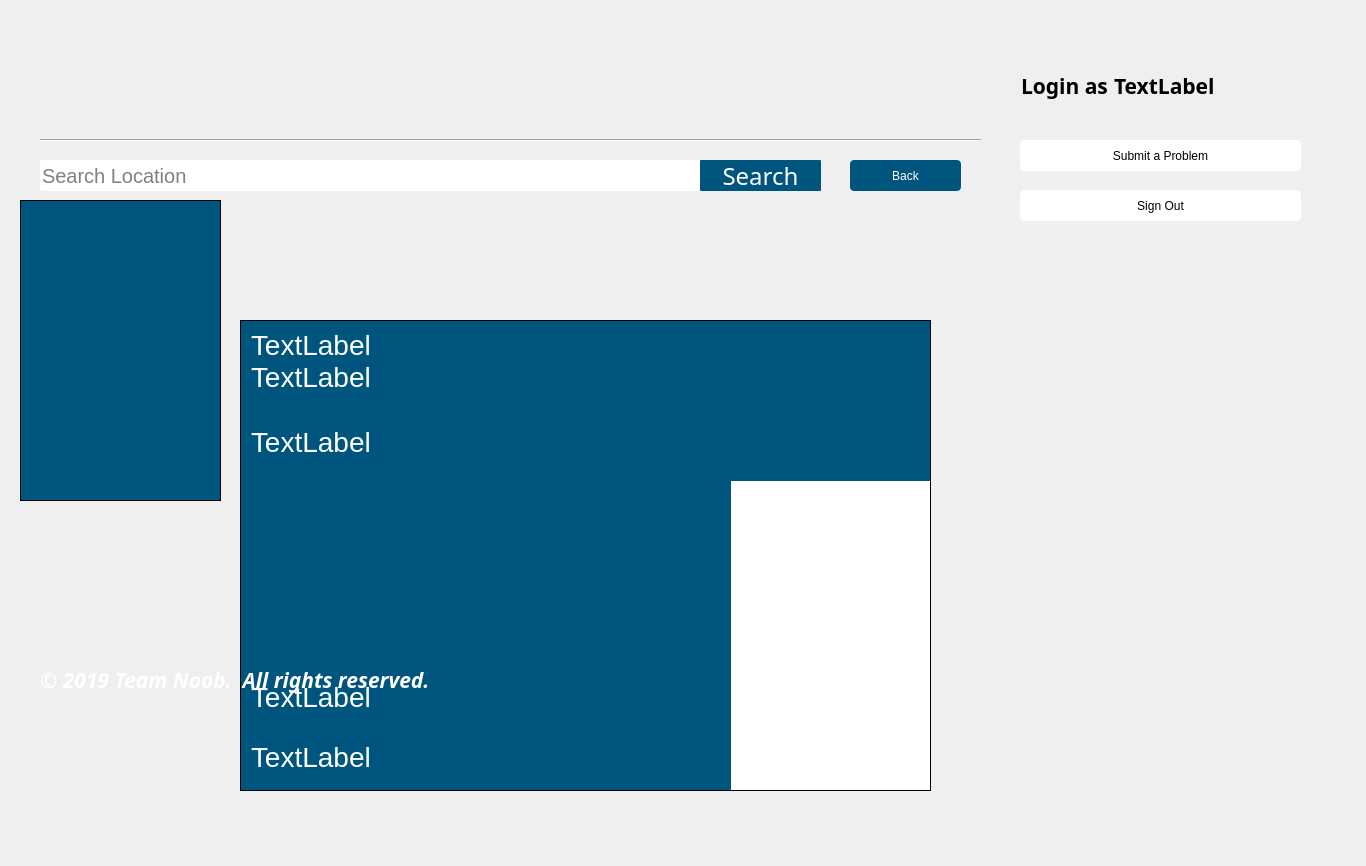
<?xml version="1.0" encoding="UTF-8"?>
<ui version="4.0">
 <class>SecDialog</class>
 <widget class="QDialog" name="SecDialog">
  <property name="enabled">
   <bool>true</bool>
  </property>
  <property name="geometry">
   <rect>
    <x>0</x>
    <y>0</y>
    <width>1366</width>
    <height>866</height>
   </rect>
  </property>
  <property name="windowTitle">
   <string>Dialog</string>
  </property>
  <property name="styleSheet">
   <string notr="true">#SecDialog {
border-image :url(:/renew.png);
}</string>
  </property>
  <widget class="QPushButton" name="submitpblm">
   <property name="geometry">
    <rect>
     <x>1020</x>
     <y>140</y>
     <width>281</width>
     <height>31</height>
    </rect>
   </property>
   <property name="styleSheet">
    <string notr="true">#submitpblm{
background-color: rgb(255, 255, 255);
	font: 75 16pt &quot;Sitka Display&quot;;
border-width:0px;
border-radius:4px;
}
#submitpblm:hover{
background-color:rgb(115, 255, 105);
font: 75 14pt &quot;Sitka Display&quot;;

}

</string>
   </property>
   <property name="text">
    <string>Submit a Problem</string>
   </property>
  </widget>
  <widget class="QPushButton" name="signout">
   <property name="geometry">
    <rect>
     <x>1020</x>
     <y>190</y>
     <width>281</width>
     <height>31</height>
    </rect>
   </property>
   <property name="styleSheet">
    <string notr="true">#signout{

	font: 75 16pt &quot;Sitka Display&quot;;
background-color: rgb(255, 255, 255);
border-width:0px;
border-radius:4px;
}
#signout:hover{
font: 75 14pt &quot;Sitka Display&quot;;
background-color:rgb(115, 255, 105);

}</string>
   </property>
   <property name="text">
    <string>Sign Out</string>
   </property>
  </widget>
  <widget class="QPushButton" name="back">
   <property name="geometry">
    <rect>
     <x>850</x>
     <y>160</y>
     <width>111</width>
     <height>31</height>
    </rect>
   </property>
   <property name="styleSheet">
    <string notr="true">#back{
color:rgb(255, 255, 255);
font: 75 16pt &quot;Sitka Display&quot;;
background-color: rgb(0, 85, 127);
border-width:0px;
border-radius:4px;
}
#back::hover{
background-color:rgb(0, 96, 141);
font: 75 14pt &quot;Sitka Display&quot;;

}</string>
   </property>
   <property name="text">
    <string>Back</string>
   </property>
  </widget>
  <widget class="QScrollArea" name="scrollArea">
   <property name="geometry">
    <rect>
     <x>20</x>
     <y>200</y>
     <width>201</width>
     <height>301</height>
    </rect>
   </property>
   <property name="styleSheet">
    <string notr="true">*{font: 18pt &quot;century gothic&quot;;
font-size:28px;
color:white;
background: #000000;
}
QLabel{
font: 18pt &quot;century gothic&quot;;
font-size:28px;
background:#ffffff;

}
QScrollArea QWidget
{  font: 18pt &quot;century gothic&quot;;
font-size:28px;

    background-color:rgb(0, 85, 127);
}


</string>
   </property>
   <property name="widgetResizable">
    <bool>true</bool>
   </property>
   <widget class="QWidget" name="scrollContents">
    <property name="geometry">
     <rect>
      <x>0</x>
      <y>0</y>
      <width>199</width>
      <height>299</height>
     </rect>
    </property>
   </widget>
  </widget>
  <widget class="QScrollArea" name="scrollArea_2">
   <property name="geometry">
    <rect>
     <x>240</x>
     <y>320</y>
     <width>691</width>
     <height>471</height>
    </rect>
   </property>
   <property name="styleSheet">
    <string notr="true">*{font: 18pt &quot;century gothic&quot;;
font-size:28px;
color:white;
background: #000000;
}
QLabel{
font: 18pt &quot;century gothic&quot;;
font-size:28px;
background:#ffffff;

}
QScrollArea QWidget
{  font: 18pt &quot;century gothic&quot;;
font-size:28px;

    background-color:rgb(0, 85, 127);
}

</string>
   </property>
   <property name="widgetResizable">
    <bool>true</bool>
   </property>
   <widget class="QWidget" name="scrollAreaWidgetContents">
    <property name="geometry">
     <rect>
      <x>0</x>
      <y>0</y>
      <width>689</width>
      <height>469</height>
     </rect>
    </property>
    <widget class="QLabel" name="label_2">
     <property name="geometry">
      <rect>
       <x>10</x>
       <y>40</y>
       <width>471</width>
       <height>31</height>
      </rect>
     </property>
     <property name="text">
      <string>TextLabel</string>
     </property>
    </widget>
    <widget class="QLabel" name="label_3">
     <property name="geometry">
      <rect>
       <x>10</x>
       <y>420</y>
       <width>481</width>
       <height>31</height>
      </rect>
     </property>
     <property name="text">
      <string>TextLabel</string>
     </property>
     <property name="alignment">
      <set>Qt::AlignLeading|Qt::AlignLeft|Qt::AlignVCenter</set>
     </property>
    </widget>
    <widget class="QLabel" name="label_5">
     <property name="geometry">
      <rect>
       <x>10</x>
       <y>360</y>
       <width>471</width>
       <height>41</height>
      </rect>
     </property>
     <property name="text">
      <string>TextLabel</string>
     </property>
     <property name="alignment">
      <set>Qt::AlignLeading|Qt::AlignLeft|Qt::AlignTop</set>
     </property>
    </widget>
    <widget class="QLabel" name="label_4">
     <property name="geometry">
      <rect>
       <x>10</x>
       <y>90</y>
       <width>981</width>
       <height>61</height>
      </rect>
     </property>
     <property name="text">
      <string>TextLabel</string>
     </property>
     <property name="scaledContents">
      <bool>true</bool>
     </property>
    </widget>
    <widget class="QLabel" name="label_8">
     <property name="geometry">
      <rect>
       <x>490</x>
       <y>160</y>
       <width>471</width>
       <height>311</height>
      </rect>
     </property>
     <property name="styleSheet">
      <string notr="true">#label_8{
background-color:rgb(255, 255, 255);
}</string>
     </property>
     <property name="text">
      <string>&lt;html&gt;&lt;head/&gt;&lt;body&gt;&lt;p align=&quot;center&quot;&gt;&lt;br/&gt;&lt;/p&gt;&lt;/body&gt;&lt;/html&gt;</string>
     </property>
    </widget>
    <widget class="QLabel" name="label">
     <property name="geometry">
      <rect>
       <x>10</x>
       <y>-1</y>
       <width>751</width>
       <height>41</height>
      </rect>
     </property>
     <property name="text">
      <string>TextLabel</string>
     </property>
     <property name="scaledContents">
      <bool>false</bool>
     </property>
     <property name="alignment">
      <set>Qt::AlignBottom|Qt::AlignLeading|Qt::AlignLeft</set>
     </property>
    </widget>
   </widget>
  </widget>
  <widget class="QLineEdit" name="search">
   <property name="geometry">
    <rect>
     <x>40</x>
     <y>160</y>
     <width>661</width>
     <height>31</height>
    </rect>
   </property>
   <property name="styleSheet">
    <string notr="true">#search{
border-width:0px;
border-radius:1px;
font: 20px;
}</string>
   </property>
   <property name="placeholderText">
    <string>Search Location</string>
   </property>
  </widget>
  <widget class="QPushButton" name="searchbttn">
   <property name="geometry">
    <rect>
     <x>700</x>
     <y>160</y>
     <width>121</width>
     <height>31</height>
    </rect>
   </property>
   <property name="font">
    <font>
     <family>Sitka Display</family>
     <pointsize>18</pointsize>
     <weight>9</weight>
     <italic>false</italic>
     <bold>false</bold>
    </font>
   </property>
   <property name="styleSheet">
    <string notr="true">#searchbttn{
color:rgb(255, 255, 255);
	font: 75 18pt &quot;Sitka Display&quot;;

background-color: rgb(0, 85, 127);
border-width:0px;
border-radius:1px;
}
#searchbttn::hover{
font: 75 14pt &quot;Sitka Display&quot;;

background-color:rgb(0, 111, 163);

}</string>
   </property>
   <property name="text">
    <string>Search</string>
   </property>
  </widget>
  <widget class="QLabel" name="label_6">
   <property name="geometry">
    <rect>
     <x>1021</x>
     <y>71</y>
     <width>86</width>
     <height>30</height>
    </rect>
   </property>
   <property name="font">
    <font>
     <family>Sitka Display</family>
     <pointsize>12</pointsize>
     <weight>75</weight>
     <bold>true</bold>
    </font>
   </property>
   <property name="text">
    <string>&lt;html&gt;&lt;head/&gt;&lt;body&gt;&lt;p&gt;&lt;span style=&quot; font-size:16pt; color:#000000;&quot;&gt;Login as :&lt;/span&gt;&lt;/p&gt;&lt;/body&gt;&lt;/html&gt;</string>
   </property>
  </widget>
  <widget class="QLabel" name="label_7">
   <property name="geometry">
    <rect>
     <x>1114</x>
     <y>71</y>
     <width>191</width>
     <height>30</height>
    </rect>
   </property>
   <property name="font">
    <font>
     <family>Sitka Display</family>
     <weight>75</weight>
     <bold>true</bold>
    </font>
   </property>
   <property name="text">
    <string>&lt;html&gt;&lt;head/&gt;&lt;body&gt;&lt;p&gt;&lt;span style=&quot; font-size:16pt; color:#000000;&quot;&gt;TextLabel&lt;/span&gt;&lt;/p&gt;&lt;/body&gt;&lt;/html&gt;</string>
   </property>
  </widget>
  <widget class="Line" name="line">
   <property name="geometry">
    <rect>
     <x>40</x>
     <y>130</y>
     <width>941</width>
     <height>20</height>
    </rect>
   </property>
   <property name="orientation">
    <enum>Qt::Horizontal</enum>
   </property>
  </widget>
  <widget class="QLabel" name="label_9">
   <property name="geometry">
    <rect>
     <x>40</x>
     <y>660</y>
     <width>601</width>
     <height>41</height>
    </rect>
   </property>
   <property name="font">
    <font>
     <family>Sitka Display</family>
     <pointsize>16</pointsize>
     <weight>50</weight>
     <italic>true</italic>
     <bold>false</bold>
    </font>
   </property>
   <property name="text">
    <string>&lt;html&gt;&lt;head/&gt;&lt;body&gt;&lt;p&gt;&lt;span style=&quot; font-size:16pt; font-weight:600; color:#ffffff;&quot;&gt;© 2019 Team Noob.  All rights reserved.&lt;/span&gt;&lt;/p&gt;&lt;/body&gt;&lt;/html&gt;</string>
   </property>
  </widget>
 </widget>
 <resources/>
 <connections/>
</ui>
